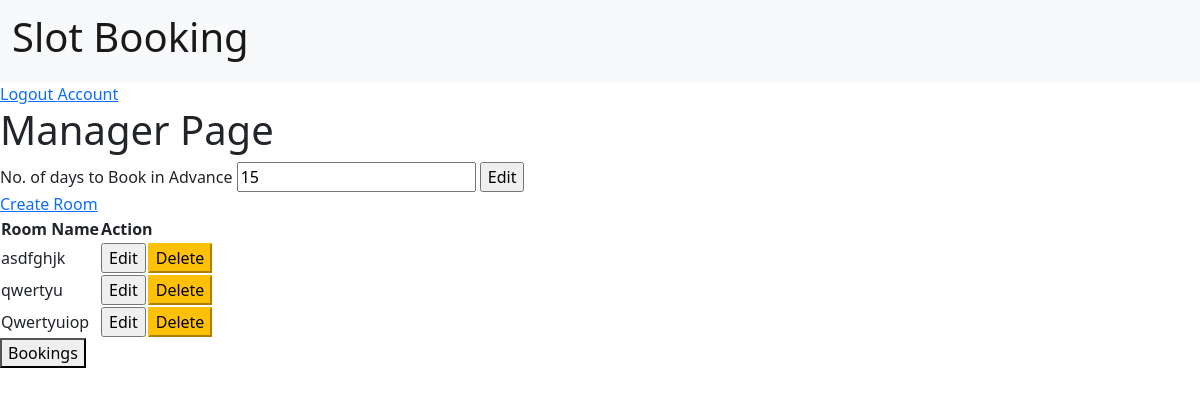
The page /manager/ (signed in) on the database its author committed.
### manager/models.py (models this page shows, shortened)
class AdvanceBooking(models.Model):
    manager_id = models.ForeignKey(CustomUser, on_delete=models.CASCADE, related_name="room_manager_id")
    no_of_days = models.IntegerField(null=False, default=15, blank=False)

class Rooms(models.Model):
    id = models.UUIDField(primary_key=True, default=uuid.uuid4, editable=False)
    room_owner = models.ForeignKey(CustomUser, on_delete=models.CASCADE)
    room_name = models.CharField(max_length=10, null=False)
    class Meta:
        unique_together = ('room_owner', 'room_name')

### manager/decorators.py (the view)
        def wrap(request,*args,**kwargs):
            if request.user.is_manager:
                return view_func(request,*args,**kwargs)
            else:
                raise PermissionDenied

### manager/views.py (called while the page is built)
@login_required
@role_required(allowed=['manager'])
def manager(request):
    rooms = Rooms.objects.filter(room_owner=request.user)
    advancebooking = AdvanceBooking.objects.get(manager_id=request.user)
    context={'rooms':rooms,'adv_days':advancebooking}
    return render(request,'manager/manager.html',context)

### manager/templates/manager/manager.html (shortened to what this page needs)
{% extends 'basic.html' %}
{%block content%}
<div>
    <h1> Manager Page</h1>
    <div>
        <form method="POST" action="{% url 'advance_days' %}">
            <div>
                <Label>No. of days to Book in Advance </Label>
                <input type="text" name="adv_days" value="{{adv_days.no_of_days}}" required>
                <input type="submit" value="Edit">
            </div>
        </form>
        <div>
            <a href="{% url 'create_room'%}"> Create Room </a>
        </div>
        {%if rooms %}
            <table>
                <thread>
                    <tr>
                        <th>Room Name </th>
                        <th colspan="2"> Action </th>
                    </tr>
                </thread>
                <tbody>
                    {% for room in rooms %}
                    <tr>
                        <td>
                            <Label>{{room.room_name}}</Label>
                        </td>
                        <td>
                            <form action="{% url 'time_slot' room.id%}" >
                                <input type="submit" class="button " value="Edit"> </input>
                            </form>
                        </td>
                        <td>
                            <form action="{% url 'delete_room' room.pk %}" method="POST">
                                <input type="submit" class="button btn-warning" value="Delete"> </input>
                            </form>
                        </td>
                        {% endfor %}
                    </tr>
                </tbody>
            </table>
        {% endif %}
        <a href="{% url 'bookings' %}">
            <button>Bookings </button>
        </a>
    </div>
</div>
{%endblock content%}

### rows shown on the page
AdvanceBooking: adv_days "15"
Rooms: room_name "asdfghjk"
Rooms: room_name "qwertyu"
Rooms: room_name "Qwertyuiop"
